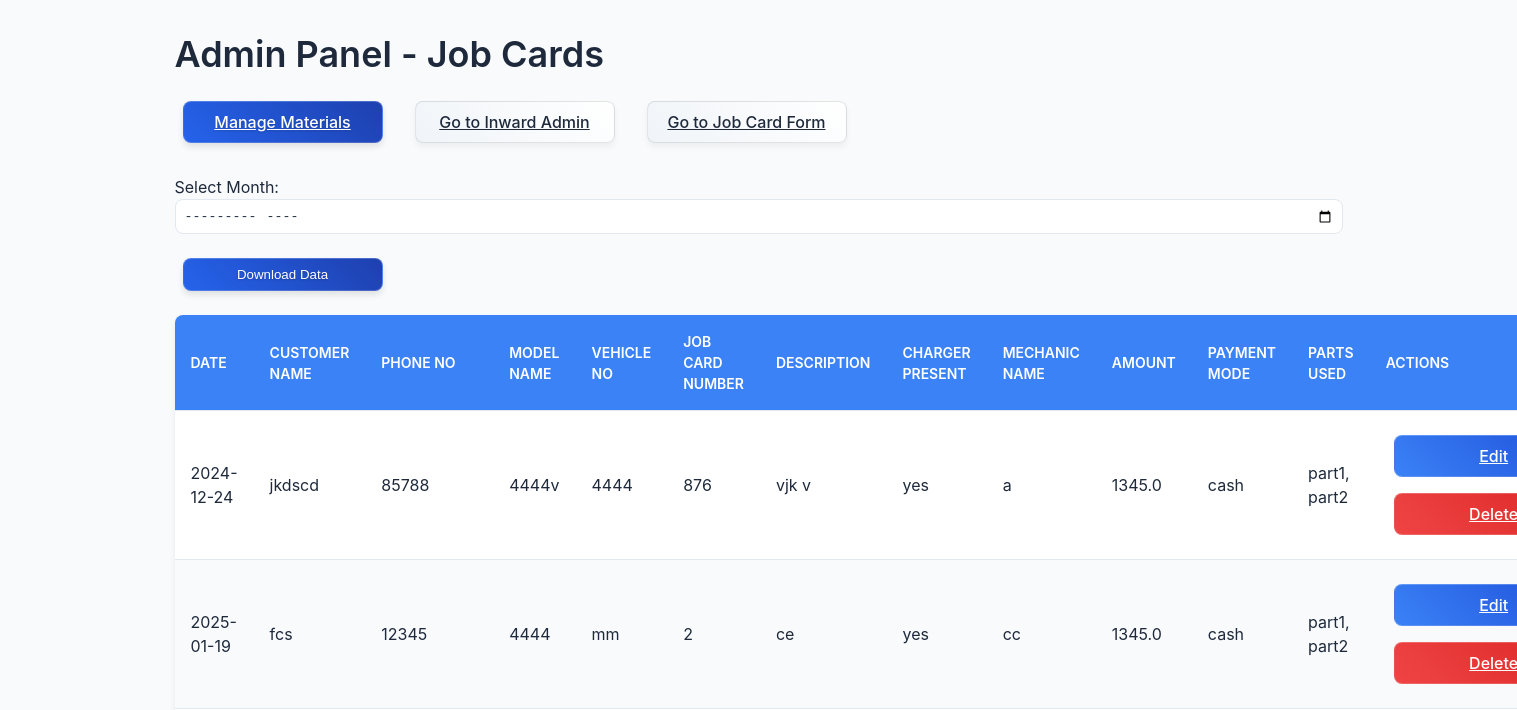
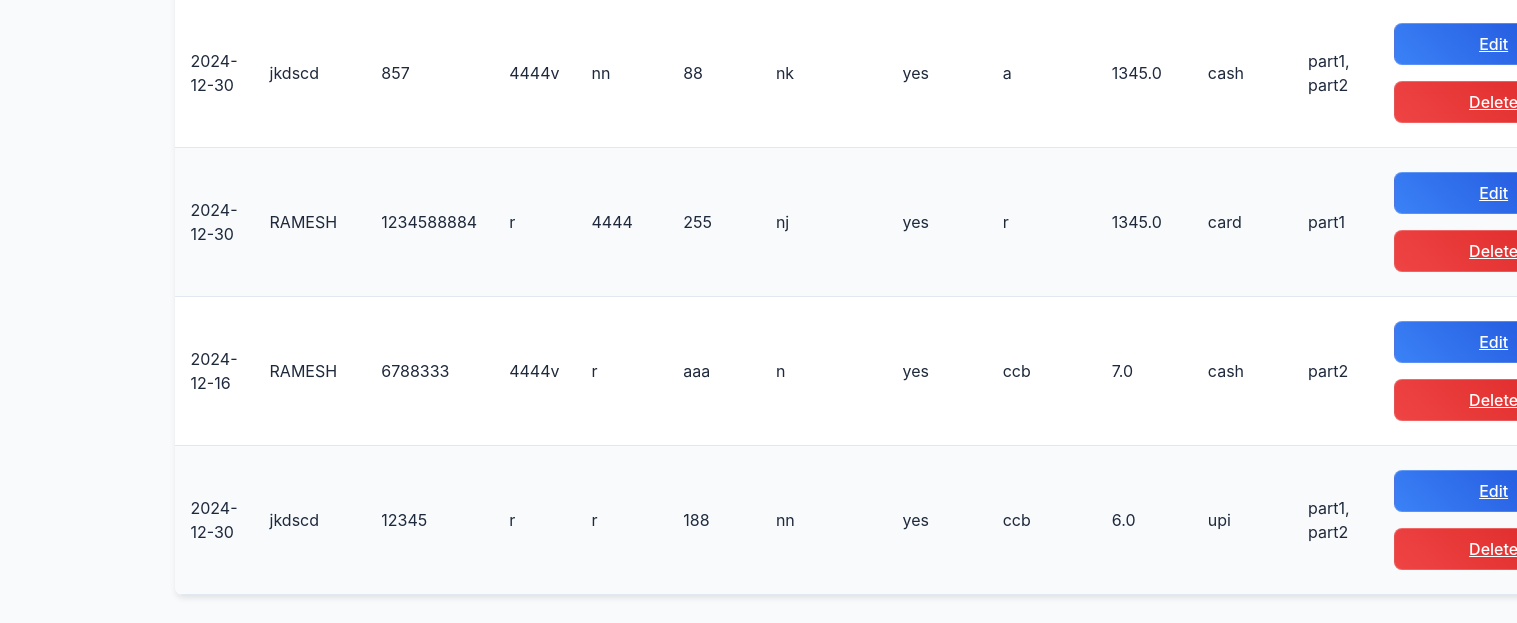
/admin, run on an earlier commit of the app's database (2 pictures, top to bottom).
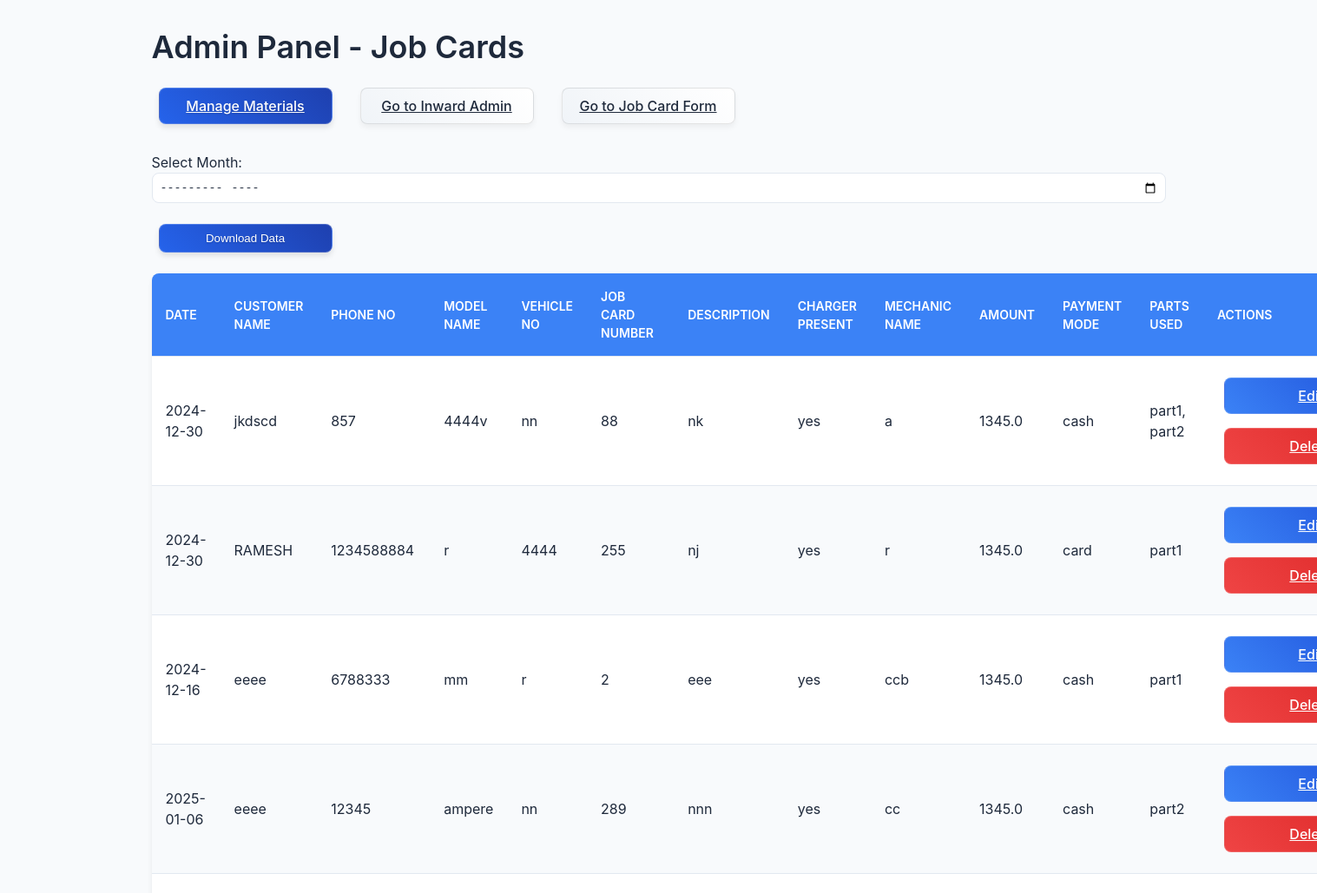
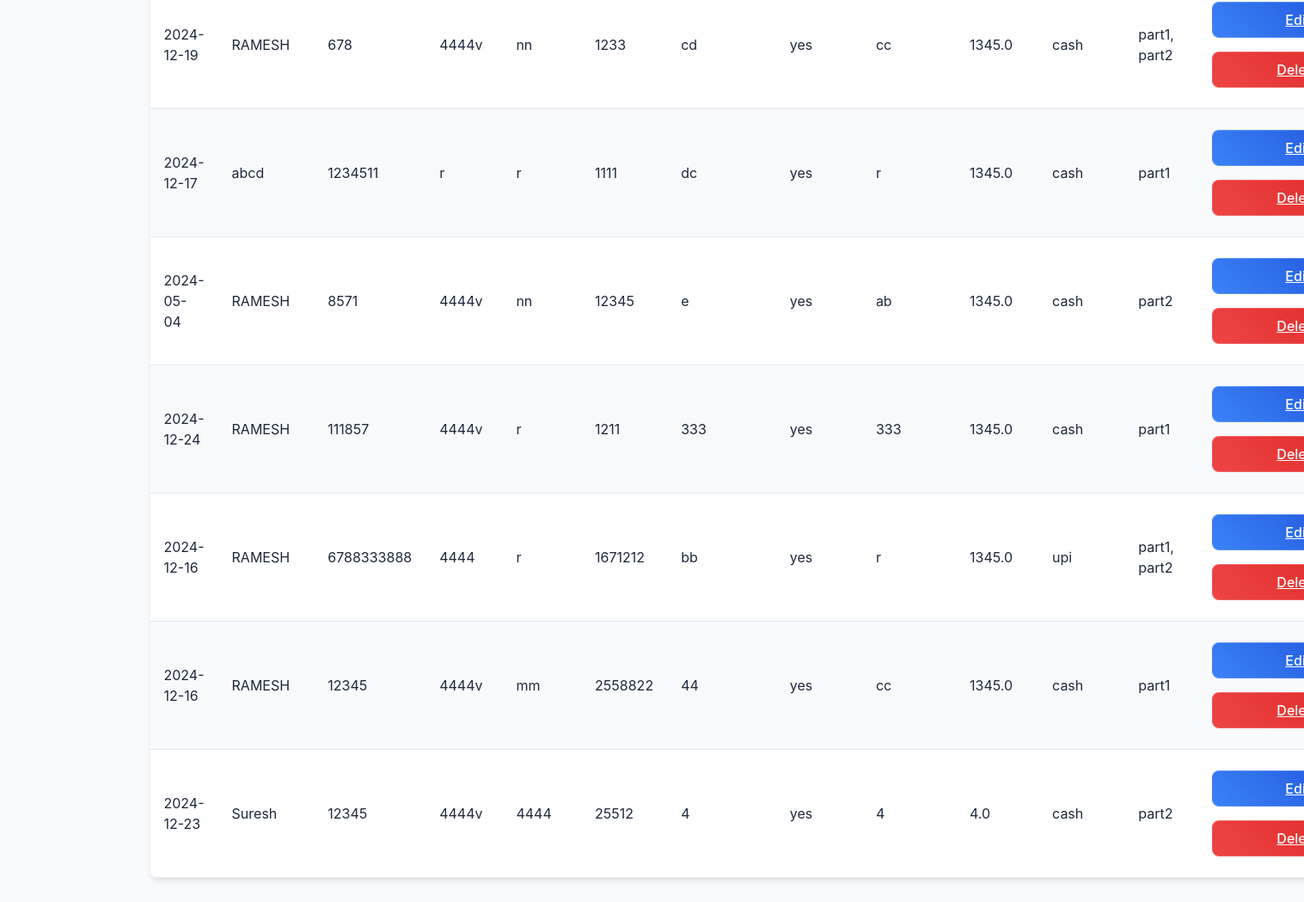
And on a later commit of the database (2 pictures, top to bottom).
### app.py (models this page shows, shortened)
class JobCard(db.Model):
    id = db.Column(db.Integer, primary_key=True)
    date = db.Column(db.String(20), nullable=False)
    customer_name = db.Column(db.String(100), nullable=False)
    phone_no = db.Column(db.String(15), nullable=False)
    model_name = db.Column(db.String(100), nullable=False)
    vehicle_no = db.Column(db.String(20), nullable=False)
    job_card_number = db.Column(db.String(50), nullable=False, unique=True)
    description = db.Column(db.String(200), nullable=False)
    charger_present = db.Column(db.String(5), nullable=False)
    mechanic_name = db.Column(db.String(100), nullable=False)
    amount = db.Column(db.Float, nullable=False)
    payment_mode = db.Column(db.String(20), nullable=False)
    parts_used = db.Column(db.String(500), nullable=False)  # Comma-separated parts

### app.py (the view)
@app.route('/admin')
def admin():
    job_cards = JobCard.query.all()  # Get all job cards
    parts = Part.query.all()  # Get all parts
    return render_template('admin.html', job_cards=job_cards, parts=parts, datetime=datetime)

### templates/admin.html (shortened to what this page needs)
<!DOCTYPE html>
<html lang="en">
<head>
    <link rel="stylesheet" href="{{ url_for('static', filename='style.css') }}">
</head>
<body>
    <div class="container">
        <h1>Admin Panel - Job Cards</h1>
        <div class="admin-nav mb-4">
            <a href="{{ url_for('materials') }}" class="btn btn-primary mr-2 pulse">Manage Materials</a>
            <a href="{{ url_for('inward_admin') }}" class="btn btn-secondary mr-2 slide-in">Go to Inward Admin</a>
            <a href="{{ url_for('index') }}" class="btn btn-secondary slide-in">Go to Job Card Form</a>
        </div>
        <div class="mb-3">
            <form action="/download_admin_data" method="get" class="form-inline">
                <div class="form-group mr-2">
                    <label for="month" class="mr-2">Select Month:</label>
                    <input type="month" id="month" name="month" class="form-control" min="2023-01" max="{{ datetime.now().strftime('%Y-%m') }}">
                </div>
                <button type="submit" class="btn btn-primary">Download Data</button>
            </form>
        </div>
        <table id="jobCardTable" class="w-full border-collapse">
            <thead>
                <tr class="bg-gray-200">
                    <th class="p-3 border text-left cursor-pointer" onclick="sortTable(0)">Date</th>
                    <th class="p-3 border text-left cursor-pointer" onclick="sortTable(1)">Customer Name</th>
                    <th class="p-3 border text-left cursor-pointer" onclick="sortTable(2)">Phone No</th>
                    <th class="p-3 border text-left cursor-pointer" onclick="sortTable(3)">Model Name</th>
                    <th class="p-3 border text-left cursor-pointer" onclick="sortTable(4)">Vehicle No</th>
                    <th class="p-3 border text-left cursor-pointer" onclick="sortTable(5)">Job Card Number</th>
                    <th class="p-3 border text-left cursor-pointer" onclick="sortTable(6)">Description</th>
                    <th class="p-3 border text-left cursor-pointer" onclick="sortTable(7)">Charger Present</th>
                    <th class="p-3 border text-left cursor-pointer" onclick="sortTable(8)">Mechanic Name</th>
                    <th class="p-3 border text-left cursor-pointer" onclick="sortTable(9)">Amount</th>
                    <th class="p-3 border text-left cursor-pointer" onclick="sortTable(10)">Payment Mode</th>
                    <th class="p-3 border text-left cursor-pointer" onclick="sortTable(11)">Parts Used</th>
                    <th class="p-3 border text-left">Actions</th>
                </tr>
            </thead>
            <tbody>
                {% for job_card in job_cards %}
                <tr class="hover:bg-gray-50 {% if loop.index % 2 == 0 %}bg-gray-100{% endif %}">
                    <td class="p-3 border">{{ job_card.date }}</td>
                    <td class="p-3 border">{{ job_card.customer_name }}</td>
                    <td class="p-3 border">{{ job_card.phone_no }}</td>
                    <td class="p-3 border">{{ job_card.model_name }}</td>
                    <td class="p-3 border">{{ job_card.vehicle_no }}</td>
                    <td class="p-3 border">{{ job_card.job_card_number }}</td>
                    <td class="p-3 border">{{ job_card.description }}</td>
                    <td class="p-3 border">{{ job_card.charger_present }}</td>
                    <td class="p-3 border">{{ job_card.mechanic_name }}</td>
                    <td class="p-3 border">{{ job_card.amount }}</td>
                    <td class="p-3 border">{{ job_card.payment_mode }}</td>
                    <td class="p-3 border">{{ job_card.parts_used }}</td>
                    <td class="p-3 border">
                        <div class="action-buttons">
                            <a href="{{ url_for('edit_job_card', job_card_id=job_card.id) }}" class="btn btn-edit mr-2">Edit</a>
                            <a href="{{ url_for('delete_job_card', job_card_id=job_card.id) }}" class="btn btn-delete" onclick="return confirm('Are you sure?')">Delete</a>
                        </div>
                    </td>
                </tr>
                {% endfor %}
            </tbody>
        </table>
    </div>
</body>
</html>

### static/style.css (style rules this page uses)
:root { --primary-color: #3b82f6; --secondary-color: #1d4ed8; --accent-color: #93c5fd; --background-color: #f8fafc; --surface-color: #ffffff; --text-color: #1e293b; --text-light: #64748b; --success-color: #10b981; --error-color: #ef4444; --font-family: 'Inter', system-ui, -apple-system, sans-serif; --font-size-base: 1rem; --line-height: 1.5; --space-xs: 0.25rem; --space-sm: 0.5rem; --space-md: 1rem; --space-lg: 1.5rem; --space-xl: 2rem; --shadow-sm: 0 1px 2px 0 rgba(0, 0, 0, 0.05); --shadow-md: 0 4px 6px -1px rgba(0, 0, 0, 0.1); --shadow-lg: 0 10px 15px -3px rgba(0, 0, 0, 0.1); --border-radius: 0.5rem; --border-width: 1px; --border-color: #e2e8f0; --transition-speed: 0.2s; --transition-easing: ease-in-out; }
* { box-sizing: border-box; margin: 0; padding: 0; }
html { font-size: 16px; scroll-behavior: smooth; }
body { font-family: var(--font-family); font-size: var(--font-size-base); line-height: var(--line-height); color: var(--text-color); background-color: var(--background-color); min-height: 100vh; padding: var(--space-xl); }
h1, h2, h3 { font-weight: 600; line-height: 1.25; margin-bottom: var(--space-md); }
h1 { font-size: 2.25rem; }
.container { max-width: 1200px; margin: 0 auto; padding: 0 var(--space-md); }
.form-group { margin-bottom: var(--space-md); }
.form-control { width: 100%; padding: var(--space-sm); border: var(--border-width) solid #e2e8f0; border-radius: var(--border-radius); background-color: #ffffff; color: var(--text-color); transition: all var(--transition-speed) var(--transition-easing); }
.btn { display: inline-flex; align-items: center; justify-content: center; padding: var(--space-sm) var(--space-md); border-radius: var(--border-radius); border: none; font-weight: 500; cursor: pointer; transition: all var(--transition-speed) var(--transition-easing); }
.btn-primary { background-color: var(--primary-color); color: white; }
.btn-secondary { background-color: var(--surface-color); border: var(--border-width) solid var(--border-color); color: var(--text-color); }
.pulse { animation: pulse 2s infinite; }
.slide-in { animation: slideIn 0.8s ease-out; }
.btn { transition: all 0.3s ease; min-width: 200px; margin: 0.5rem; position: relative; overflow: hidden; }
.btn-edit { background: linear-gradient(45deg, #3b82f6, #1d4ed8); color: white; border: 1px solid rgba(255, 255, 255, 0.2); }
.btn-delete { background: linear-gradient(45deg, #ef4444, #dc2626); color: white; border: 1px solid rgba(255, 255, 255, 0.2); }
.admin-nav { display: flex; gap: 1rem; margin-bottom: 2rem; }
table { width: 100%; border-collapse: collapse; margin: 1rem 0; background-color: white; box-shadow: 0 4px 6px -1px rgba(0, 0, 0, 0.1); border-radius: 0.5rem; overflow: hidden; }
th, td { padding: 0.75rem 1rem; text-align: left; border-bottom: 1px solid #e2e8f0; }
th { background-color: #3b82f6; color: white; font-weight: 600; text-transform: uppercase; font-size: 0.875rem; }
tr:nth-child(even) { background-color: #f8fafc; }
.btn-primary { background: linear-gradient(45deg, #2563eb, #1e40af); box-shadow: 0 4px 6px rgba(0, 0, 0, 0.1); border: 1px solid rgba(255, 255, 255, 0.2); color: white; text-shadow: 0 1px 2px rgba(0, 0, 0, 0.2); }
.btn-secondary { background: linear-gradient(45deg, #f0f4f8, #ffffff); border: 1px solid rgba(0, 0, 0, 0.1); box-shadow: 0 4px 6px rgba(0, 0, 0, 0.05); color: #1e293b; }
table { width: 100%; border-collapse: collapse; margin: var(--space-md) 0; background-color: var(--surface-color); box-shadow: var(--shadow-md); border-radius: var(--border-radius); overflow: hidden; }
th, td { padding: var(--space-sm) var(--space-md); text-align: left; border-bottom: var(--border-width) solid var(--border-color); }
th { background-color: var(--primary-color); color: white; font-weight: 600; text-transform: uppercase; font-size: 0.875rem; }
tr:nth-child(even) { background-color: var(--background-color); }
.mb-3 { margin-bottom: var(--space-md); }
.mb-4 { margin-bottom: var(--space-lg); }
.p-3 { padding: var(--space-md); }

What changed in the data, as far as the page shows it:
removed JobCard: date "2024-12-24", customer_name "jkdscd", phone_no "85788", model_name "4444v", vehicle_no "4444", job_card_number "876", description "vjk v", charger_present "yes", mechanic_name "a", amount "1345.0", payment_mode "cash", parts_used "part1, part2"
removed JobCard: date "2025-01-19", customer_name "fcs", phone_no "12345", model_name "4444", vehicle_no "mm", job_card_number "2", description "ce", charger_present "yes", mechanic_name "cc", amount "1345.0", payment_mode "cash", parts_used "part1, part2"
changed JobCard "ccb": customer_name "RAMESH" → "eeee"; model_name "4444v" → "mm"; job_card_number "aaa" → "2"; description "n" → "eee"; amount "7.0" → "1345.0"; parts_used "part2" → "part1"
changed JobCard: date "2024-12-30" → "2025-01-06"; customer_name "jkdscd" → "eeee"; model_name "r" → "ampere"; vehicle_no "r" → "nn"; job_card_number "188" → "289"; description "nn" → "nnn"; mechanic_name "ccb" → "cc"; amount "6.0" → "1345.0"; payment_mode "upi" → "cash"; parts_used "part1, part2" → "part2"
added JobCard: date "2024-12-19", customer_name "RAMESH", phone_no "678", model_name "4444v", vehicle_no "nn", job_card_number "1233", description "cd", charger_present "yes", mechanic_name "cc", amount "1345.0", payment_mode "cash", parts_used "part1, part2"
added JobCard: date "2024-12-17", customer_name "abcd", phone_no "1234511", model_name "r", vehicle_no "r", job_card_number "1111", description "dc", charger_present "yes", mechanic_name "r", amount "1345.0", payment_mode "cash", parts_used "part1"
added JobCard: date "2024-05-04", customer_name "RAMESH", phone_no "8571", model_name "4444v", vehicle_no "nn", job_card_number "12345", description "e", charger_present "yes", mechanic_name "ab", amount "1345.0", payment_mode "cash", parts_used "part2"
added JobCard: date "2024-12-24", customer_name "RAMESH", phone_no "111857", model_name "4444v", vehicle_no "r", job_card_number "1211", description "333", charger_present "yes", mechanic_name "333", amount "1345.0", payment_mode "cash", parts_used "part1"
added JobCard: date "2024-12-16", customer_name "RAMESH", phone_no "6788333888", model_name "4444", vehicle_no "r", job_card_number "1671212", description "bb", charger_present "yes", mechanic_name "r", amount "1345.0", payment_mode "upi", parts_used "part1, part2"
added JobCard: date "2024-12-16", customer_name "RAMESH", phone_no "12345", model_name "4444v", vehicle_no "mm", job_card_number "2558822", description "44", charger_present "yes", mechanic_name "cc", amount "1345.0", payment_mode "cash", parts_used "part1"
added JobCard: date "2024-12-23", customer_name "Suresh", phone_no "12345", model_name "4444v", vehicle_no "4444", job_card_number "25512", description "4", charger_present "yes", mechanic_name "4", amount "4.0", payment_mode "cash", parts_used "part2"
